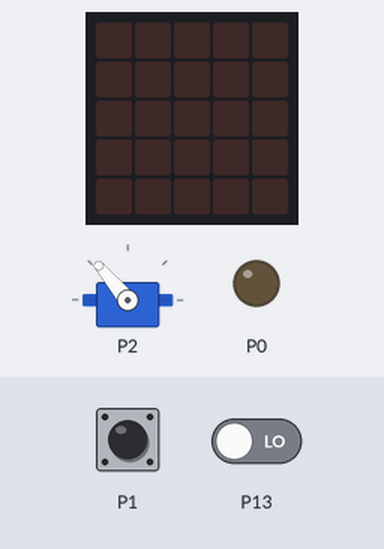
Bench run of a program on a simulated BBC micro:bit (MakeCode). On the bench: servo, the board's 5×5 LED display, output pins drawn as LEDs (lit = HIGH). Dashed ring = blinking. The inputs (shaded band) are chosen by the test bench; at power-on: P1 LOW, P13 LOW.

Above: at 1.2 s.
1.3 s: P1 pulled HIGH for 1 s
At 3.4 s:
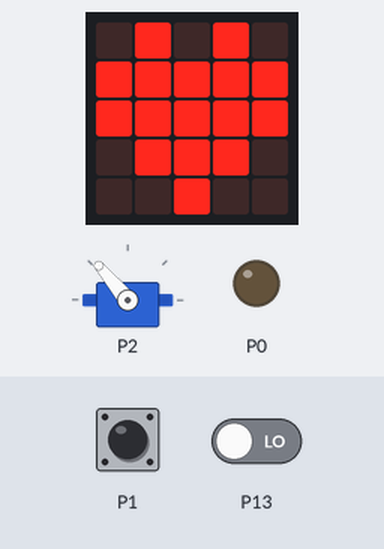
4.0 s: P1 pulled HIGH for 3.2 s
At 4.4 s:
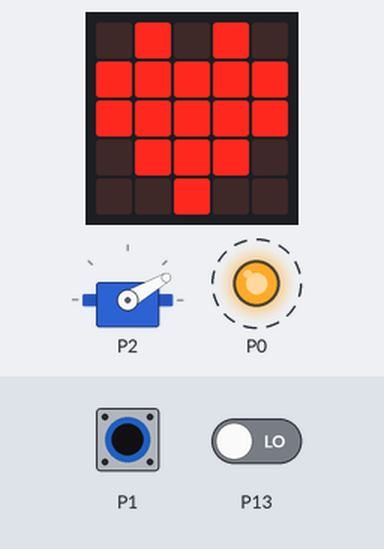
Timing chart, 0 to 9.2 s (numbered marks = the images above; inputs shaded):
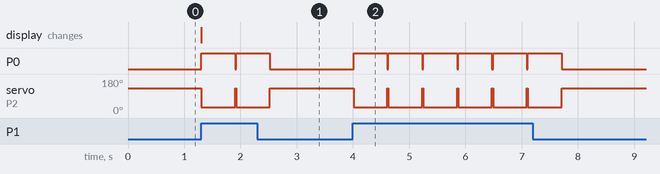

Measured:
- after the input at 1.3 s, P0: alternates HIGH for 0.60 s and LOW for 0.02 s, 4 changes in all, then stays LOW, starting at once; servo on P2: 130° → 30° at once, → 130° 1.2 s later; the display: changes at once (image 1)
- after the input at 4.0 s, P0: alternates HIGH for 0.60 s and LOW for 0.02 s, 12 changes in all, then stays LOW, starting at once; servo on P2: alternates 130° for 0.02 s and 30° for 0.60 s, 12 changes in all, then stays 130°, starting at once

The program:

main.ts
```typescript
basic.forever(function () {

})
basic.forever(function () {
    if (pins.digitalReadPin(DigitalPin.P1) == 1) {
        pins.digitalWritePin(DigitalPin.P0, 1)
        servos.P2.setAngle(30)
        basic.showIcon(IconNames.Heart)
    }
    if (pins.digitalReadPin(DigitalPin.P13) == 0) {
        pins.digitalWritePin(DigitalPin.P0, 0)
        servos.P2.setAngle(130)
    }
})
```

test.ts
```typescript
// les tests vont ici ; cela ne sera pas compilé si ce paquet est utilisé en tant qu'extension.
```
